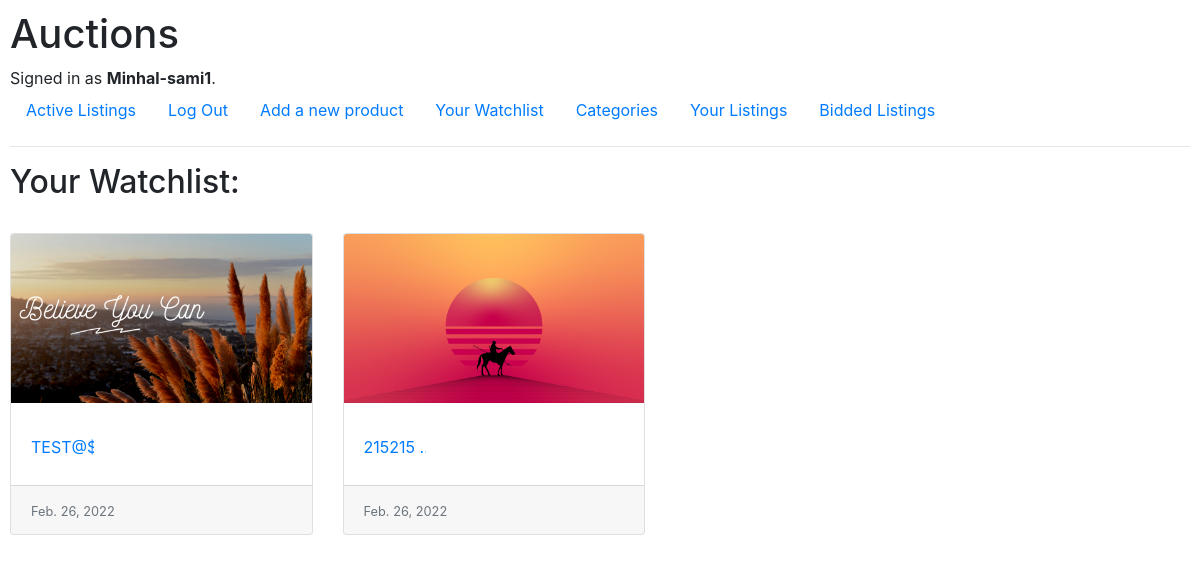
/watchlist/ (signed in), run on an earlier commit of the app's database.
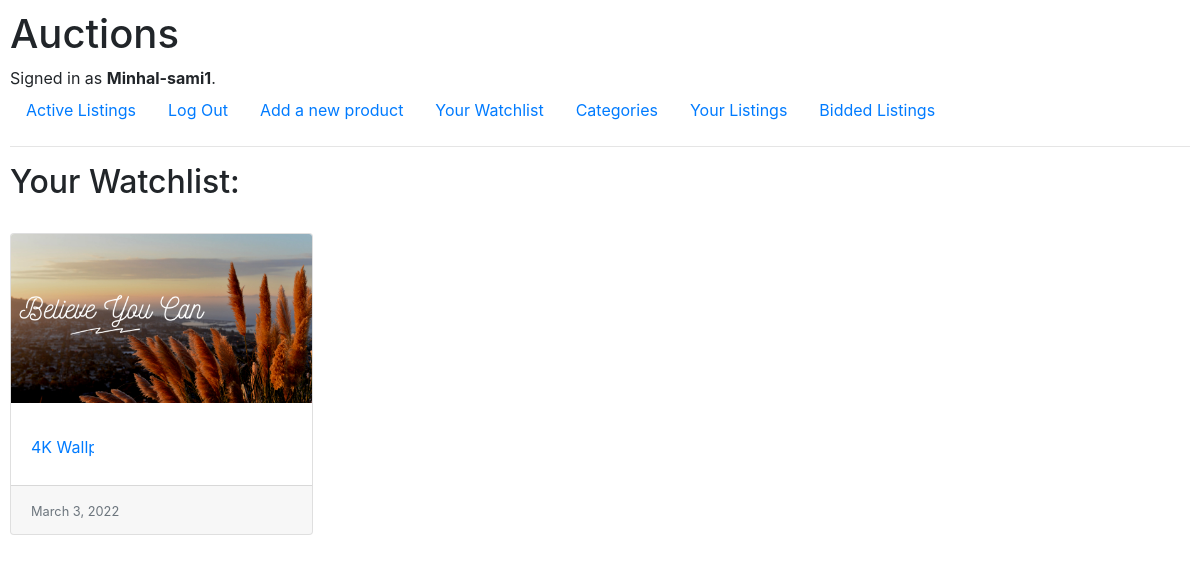
And on a later commit of the database.
### auctions/models.py (models this page shows)
class Watchlist(models.Model):
    user = models.ForeignKey(User, on_delete=models.CASCADE, related_name="watchlister")
    listing = models.ForeignKey(Listing, on_delete=models.CASCADE, related_name = "watch_list")
    Status = models.BooleanField(default=False)
    def __str__(self):
        return f"{self.listing}, Posted By: {self.user}"

class Listing(models.Model):
    name = models.CharField(max_length=64)
    description = models.CharField(max_length=500)
    image = models.ImageField(upload_to="products_image/")
    category = models.ForeignKey(Category, on_delete=models.CASCADE, related_name="type")
    owner = models.ForeignKey(User, on_delete=models.CASCADE, related_name="owner", null=True)
    date = models.DateField(auto_now_add=True)
    first_bid = models.FloatField()
    status = models.BooleanField(default=True)
    def __str__(self):
        return f"ID: {self.id} ,Product: {self.name}, Category: {self.category}, Bid: {self.first_bid}, Date: {self.date}"

### auctions/views.py (the view)
# urls.py: path("watchlist/", views.watchlist, name="watchlist"),
@login_required(login_url="login")
def watchlist(request):
    try:
        user = User.objects.get(username = request.user)
    except User.DoesNotExist:
        user = None
    try:
        data = Watchlist.objects.filter(user = user, Status = True)
    except Watchlist.DoesNotExist:
        data = None
    if not data or not user:
        return redirect(reverse("message", args=("error", "No listings")))
    print(data)
    return render(request, "auctions/watchlist.html", {
        "data": data
    })

### auctions/models.py (called while the page is built)
    def __str__(self):
        return f"{self.category}"

### auctions/templates/auctions/watchlist.html (shortened to what this page needs)
{% extends 'auctions/layout.html' %}
{% block body %}
<h2>Your Watchlist:</h2>
<br>
{% if data %}
<div class="card-deck" >
    {% for list in data %}
    <div class="card" style="max-width: 25%;">
        <img class="card-img-top" src="{{list.listing.image.url}}" alt="{{list.listing.name}}" style="max-height: 230px;">
        <div class="card-body">
            <a href="{% url 'listing' list.listing.id %}" method="post">
                <span class="d-inline-block text-truncate" style="max-width: 24%;">
                    <p class="card-text">{{list.listing.description}} ...</p>
                </span>
            </a>
        </div>
        <div class="card-footer">
            <small class="text-muted">{{list.listing.date}}</small>
        </div>
    </div>
    {% endfor %}
</div>
{% else %}
<h1>No Watchlist!</h1>
{% endif %}
{% endblock body %}

What changed in the data, as far as the page shows it:
removed Watchlist: listing.image (picture), listing.description "TEST…", listing "Feb. 26, 2022"
removed Watchlist: listing.image (picture), listing.description "21521…", listing "Feb. 26, 2022"
added Watchlist: listing.image (picture), listing.description "4K W…", listing "March 3, 2022"
